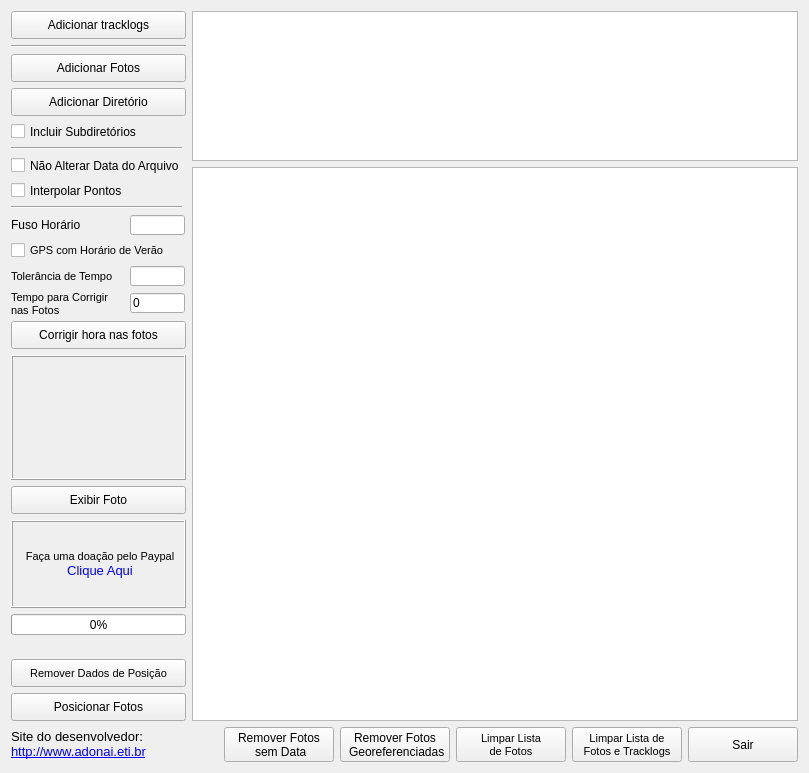
  <widget class="QWidget" name="centralwidget">
   <property name="sizePolicy">
    <sizepolicy hsizetype="Ignored" vsizetype="Ignored">
     <horstretch>0</horstretch>
     <verstretch>0</verstretch>
    </sizepolicy>
   </property>
   <layout class="QGridLayout" name="gridLayout_2">
    <item row="0" column="0">
     <layout class="QGridLayout" name="gridLayout">
      <item row="0" column="0" rowspan="2">
       <layout class="QVBoxLayout" name="verticalLayout">
        <item>
         <widget class="QPushButton" name="pushButtonOpenLogGPS">
          <property name="minimumSize">
           <size>
            <width>175</width>
            <height>28</height>
           </size>
          </property>
          <property name="maximumSize">
           <size>
            <width>175</width>
            <height>28</height>
           </size>
          </property>
          <property name="toolTip">
           <string>&lt;!DOCTYPE HTML PUBLIC &quot;-//W3C//DTD HTML 4.0//EN&quot; &quot;http://www.w3.org/TR/REC-html40/strict.dtd&quot;&gt;
&lt;html&gt;&lt;head&gt;&lt;meta name=&quot;qrichtext&quot; content=&quot;1&quot; /&gt;&lt;style type=&quot;text/css&quot;&gt;
p, li { white-space: pre-wrap; }
&lt;/style&gt;&lt;/head&gt;&lt;body style=&quot; font-family:'MS Shell Dlg 2'; font-size:8.25pt; font-weight:400; font-style:normal;&quot;&gt;
&lt;p style=&quot; margin-top:0px; margin-bottom:0px; margin-left:0px; margin-right:0px; -qt-block-indent:0; text-indent:0px;&quot;&gt;Selecionar arquivos de log de gps exportados pelo &lt;span style=&quot; font-weight:600;&quot;&gt;TrackMaker&lt;/span&gt; no formato &lt;span style=&quot; font-weight:600;&quot;&gt;txt&lt;/span&gt;&lt;/p&gt;&lt;/body&gt;&lt;/html&gt;</string>
          </property>
          <property name="text">
           <string>Adicionar tracklogs</string>
          </property>
          <property name="icon">
           <iconset resource="../resources/resourcesIcon.qrc">
            <normaloff>:/IconesMenu/emblem-draft.png</normaloff>:/IconesMenu/emblem-draft.png</iconset>
          </property>
         </widget>
        </item>
        <item>
         <widget class="Line" name="line_3">
          <property name="minimumSize">
           <size>
            <width>175</width>
            <height>3</height>
           </size>
          </property>
          <property name="maximumSize">
           <size>
            <width>175</width>
            <height>3</height>
           </size>
          </property>
          <property name="orientation">
           <enum>Qt::Horizontal</enum>
          </property>
         </widget>
        </item>
        <item>
         <widget class="QPushButton" name="pushButtonOpenJpeg">
          <property name="sizePolicy">
           <sizepolicy hsizetype="Minimum" vsizetype="Fixed">
            <horstretch>0</horstretch>
            <verstretch>0</verstretch>
           </sizepolicy>
          </property>
          <property name="minimumSize">
           <size>
            <width>175</width>
            <height>28</height>
           </size>
          </property>
          <property name="maximumSize">
           <size>
            <width>175</width>
            <height>28</height>
           </size>
          </property>
          <property name="focusPolicy">
           <enum>Qt::StrongFocus</enum>
          </property>
          <property name="text">
           <string>Adicionar Fotos</string>
          </property>
          <property name="icon">
           <iconset resource="../resources/resourcesIcon.qrc">
            <normaloff>:/IconesMenu/emblem-photos.png</normaloff>:/IconesMenu/emblem-photos.png</iconset>
          </property>
          <property name="iconSize">
           <size>
            <width>16</width>
            <height>16</height>
           </size>
          </property>
         </widget>
        </item>
        <item>
         <widget class="QPushButton" name="pushButtonOpenDirJpeg">
          <property name="minimumSize">
           <size>
            <width>175</width>
            <height>28</height>
           </size>
          </property>
          <property name="maximumSize">
           <size>
            <width>175</width>
            <height>28</height>
           </size>
          </property>
          <property name="text">
           <string>Adicionar Diretório</string>
          </property>
          <property name="icon">
           <iconset resource="../resources/resourcesIcon.qrc">
            <normaloff>:/IconesMenu/oxyblue-folder-new.png</normaloff>:/IconesMenu/oxyblue-folder-new.png</iconset>
          </property>
         </widget>
        </item>
        <item>
         <widget class="QCheckBox" name="checkBoxInclSubdir">
          <property name="enabled">
           <bool>true</bool>
          </property>
          <property name="minimumSize">
           <size>
            <width>175</width>
            <height>19</height>
           </size>
          </property>
          <property name="maximumSize">
           <size>
            <width>175</width>
            <height>19</height>
           </size>
          </property>
          <property name="text">
           <string>Incluir Subdiretórios</string>
          </property>
          <property name="checked">
           <bool>false</bool>
          </property>
         </widget>
        </item>
        <item>
         <widget class="Line" name="line1">
          <property name="minimumSize">
           <size>
            <width>171</width>
            <height>3</height>
           </size>
          </property>
          <property name="maximumSize">
           <size>
            <width>171</width>
            <height>3</height>
           </size>
          </property>
          <property name="orientation">
           <enum>Qt::Horizontal</enum>
          </property>
         </widget>
        </item>
        <item>
         <widget class="QCheckBox" name="checkBoxNaoAlteraDataArquivo">
          <property name="minimumSize">
           <size>
            <width>175</width>
            <height>19</height>
           </size>
          </property>
          <property name="maximumSize">
           <size>
            <width>175</width>
            <height>19</height>
           </size>
          </property>
          <property name="acceptDrops">
           <bool>false</bool>
          </property>
          <property name="text">
           <string>Não Alterar Data do Arquivo   </string>
          </property>
          <property name="checkable">
           <bool>true</bool>
          </property>
         </widget>
        </item>
        <item>
         <widget class="QCheckBox" name="checkBoxInterpolarPontos">
          <property name="minimumSize">
           <size>
            <width>167</width>
            <height>19</height>
           </size>
          </property>
          <property name="maximumSize">
           <size>
            <width>167</width>
            <height>19</height>
           </size>
          </property>
          <property name="text">
           <string>Interpolar Pontos</string>
          </property>
          <property name="checkable">
           <bool>true</bool>
          </property>
         </widget>
        </item>
        <item>
         <widget class="Line" name="line2">
          <property name="minimumSize">
           <size>
            <width>171</width>
            <height>3</height>
           </size>
          </property>
          <property name="maximumSize">
           <size>
            <width>171</width>
            <height>3</height>
           </size>
          </property>
          <property name="orientation">
           <enum>Qt::Horizontal</enum>
          </property>
         </widget>
        </item>
        <item>
         <layout class="QHBoxLayout" name="horizontalLayout_3">
          <property name="sizeConstraint">
           <enum>QLayout::SetMaximumSize</enum>
          </property>
          <item>
           <widget class="QLabel" name="labelFusoHorario">
            <property name="minimumSize">
             <size>
              <width>113</width>
              <height>20</height>
             </size>
            </property>
            <property name="maximumSize">
             <size>
              <width>113</width>
              <height>20</height>
             </size>
            </property>
            <property name="toolTip">
             <string>Fuso horário onde o tracklog do gps foi adquirido, fuso horário oficial de Brasilia é -3:00 hs</string>
            </property>
            <property name="text">
             <string>Fuso Horário</string>
            </property>
            <property name="buddy">
             <cstring>lineEditFusoHorario</cstring>
            </property>
           </widget>
          </item>
          <item>
           <widget class="QLineEdit" name="lineEditFusoHorario">
            <property name="sizePolicy">
             <sizepolicy hsizetype="Fixed" vsizetype="Fixed">
              <horstretch>0</horstretch>
              <verstretch>0</verstretch>
             </sizepolicy>
            </property>
            <property name="minimumSize">
             <size>
              <width>55</width>
              <height>18</height>
             </size>
            </property>
            <property name="maximumSize">
             <size>
              <width>55</width>
              <height>20</height>
             </size>
            </property>
            <property name="inputMask">
             <string notr="true"/>
            </property>
            <property name="text">
             <string notr="true"/>
            </property>
           </widget>
          </item>
         </layout>
        </item>
        <item>
         <widget class="QCheckBox" name="checkBoxHorarioDeVerao">
          <property name="minimumSize">
           <size>
            <width>175</width>
            <height>19</height>
           </size>
          </property>
          <property name="maximumSize">
           <size>
            <width>175</width>
            <height>19</height>
           </size>
          </property>
          <property name="font">
           <font>
            <pointsize>8</pointsize>
           </font>
          </property>
          <property name="toolTip">
           <string>Se o aparelho de GPS estiver operando com o horário de verão, está opção deve ser marcada</string>
          </property>
          <property name="text">
           <string>GPS com Horário de Verão</string>
          </property>
          <property name="checkable">
           <bool>true</bool>
          </property>
         </widget>
        </item>
        <item>
         <layout class="QHBoxLayout" name="horizontalLayout_4">
          <property name="sizeConstraint">
           <enum>QLayout::SetMaximumSize</enum>
          </property>
          <item>
           <widget class="QLabel" name="label_4">
            <property name="minimumSize">
             <size>
              <width>113</width>
              <height>20</height>
             </size>
            </property>
            <property name="maximumSize">
             <size>
              <width>113</width>
              <height>20</height>
             </size>
            </property>
            <property name="font">
             <font>
              <pointsize>8</pointsize>
             </font>
            </property>
            <property name="toolTip">
             <string>Maior diferença de tempo entre o horario das coordenadas do GPS e o horário que a foto foi tirada, tempo em segundos</string>
            </property>
            <property name="text">
             <string>Tolerância de Tempo</string>
            </property>
            <property name="buddy">
             <cstring>lineEditToleranciaTempo</cstring>
            </property>
           </widget>
          </item>
          <item>
           <widget class="QLineEdit" name="lineEditToleranciaTempo">
            <property name="sizePolicy">
             <sizepolicy hsizetype="Fixed" vsizetype="Fixed">
              <horstretch>0</horstretch>
              <verstretch>0</verstretch>
             </sizepolicy>
            </property>
            <property name="minimumSize">
             <size>
              <width>55</width>
              <height>18</height>
             </size>
            </property>
            <property name="maximumSize">
             <size>
              <width>55</width>
              <height>20</height>
             </size>
            </property>
            <property name="inputMask">
             <string notr="true"/>
            </property>
            <property name="text">
             <string notr="true"/>
            </property>
           </widget>
          </item>
         </layout>
        </item>
        <item>
         <layout class="QHBoxLayout" name="horizontalLayout_5">
          <property name="sizeConstraint">
           <enum>QLayout::SetMaximumSize</enum>
          </property>
          <item>
           <widget class="QLabel" name="label_5">
            <property name="minimumSize">
             <size>
              <width>113</width>
              <height>23</height>
             </size>
            </property>
            <property name="maximumSize">
             <size>
              <width>113</width>
              <height>23</height>
             </size>
            </property>
            <property name="font">
             <font>
              <pointsize>8</pointsize>
             </font>
            </property>
            <property name="toolTip">
             <string>&lt;!DOCTYPE HTML PUBLIC &quot;-//W3C//DTD HTML 4.0//EN&quot; &quot;http://www.w3.org/TR/REC-html40/strict.dtd&quot;&gt;
&lt;html&gt;&lt;head&gt;&lt;meta name=&quot;qrichtext&quot; content=&quot;1&quot; /&gt;&lt;style type=&quot;text/css&quot;&gt;
p, li { white-space: pre-wrap; }
&lt;/style&gt;&lt;/head&gt;&lt;body style=&quot; font-family:'MS Shell Dlg 2'; font-size:8.25pt; font-weight:400; font-style:normal;&quot;&gt;
&lt;p style=&quot; margin-top:0px; margin-bottom:0px; margin-left:0px; margin-right:0px; -qt-block-indent:0; text-indent:0px;&quot;&gt;&lt;span style=&quot; font-size:8pt;&quot;&gt;Tempo em segundos que a hora das fotos está adiantado em relação a hora do tracklog,&lt;/span&gt;&lt;/p&gt;
&lt;p style=&quot; margin-top:0px; margin-bottom:0px; margin-left:0px; margin-right:0px; -qt-block-indent:0; text-indent:0px;&quot;&gt;&lt;span style=&quot; font-size:8pt;&quot;&gt;Ex: hora da foto 13:20:23 e o tempo que você verificou no tracklog está marcando 13:20:10, você deve colocar -13 segundos para que o tempo nas fotos fiquem iguais aos pontos obtidos pelo GPS.&lt;/span&gt;&lt;/p&gt;&lt;/body&gt;&lt;/html&gt;</string>
            </property>
            <property name="text">
             <string>Tempo para Corrigir nas Fotos</string>
            </property>
            <property name="wordWrap">
             <bool>true</bool>
            </property>
            <property name="buddy">
             <cstring>lineEditCorrecaoTempoFotos</cstring>
            </property>
           </widget>
          </item>
          <item>
           <widget class="QLineEdit" name="lineEditCorrecaoTempoFotos">
            <property name="sizePolicy">
             <sizepolicy hsizetype="Fixed" vsizetype="Fixed">
              <horstretch>0</horstretch>
              <verstretch>0</verstretch>
             </sizepolicy>
            </property>
            <property name="minimumSize">
             <size>
              <width>55</width>
              <height>18</height>
             </size>
            </property>
            <property name="maximumSize">
             <size>
              <width>55</width>
              <height>20</height>
             </size>
            </property>
            <property name="inputMask">
             <string notr="true"/>
            </property>
            <property name="text">
             <string notr="true">0</string>
            </property>
           </widget>
          </item>
         </layout>
        </item>
        <item>
         <widget class="QPushButton" name="pushButtonCorrigirHoraFotos">
          <property name="minimumSize">
           <size>
            <width>175</width>
            <height>28</height>
           </size>
          </property>
          <property name="maximumSize">
           <size>
            <width>175</width>
            <height>28</height>
           </size>
          </property>
          <property name="font">
           <font>
            <pointsize>9</pointsize>
           </font>
          </property>
          <property name="text">
           <string>Corrigir hora nas fotos</string>
          </property>
          <property name="icon">
           <iconset resource="../resources/resourcesIcon.qrc">
            <normaloff>:/IconesMenu/document-open-recent.png</normaloff>:/IconesMenu/document-open-recent.png</iconset>
          </property>
         </widget>
        </item>
        <item>
         <widget class="TrataEventoLabelThumbnail" name="labelThumbnail">
          <property name="minimumSize">
           <size>
            <width>175</width>
            <height>125</height>
           </size>
          </property>
          <property name="maximumSize">
           <size>
            <width>175</width>
            <height>125</height>
           </size>
          </property>
          <property name="frameShape">
           <enum>QFrame::Box</enum>
          </property>
          <property name="frameShadow">
           <enum>QFrame::Raised</enum>
          </property>
          <property name="lineWidth">
           <number>1</number>
          </property>
          <property name="midLineWidth">
           <number>0</number>
          </property>
          <property name="text">
           <string/>
          </property>
          <property name="alignment">
           <set>Qt::AlignCenter</set>
          </property>
         </widget>
        </item>
        <item>
         <widget class="QPushButton" name="pushButtonExibirFoto">
          <property name="minimumSize">
           <size>
            <width>175</width>
            <height>28</height>
           </size>
          </property>
          <property name="maximumSize">
           <size>
            <width>175</width>
            <height>29</height>
           </size>
          </property>
          <property name="text">
           <string>Exibir Foto</string>
          </property>
         </widget>
        </item>
        <item>
         <widget class="TrataEventoLabelPaypal" name="labelPaypal">
          <property name="minimumSize">
           <size>
            <width>175</width>
            <height>88</height>
           </size>
          </property>
          <property name="maximumSize">
           <size>
            <width>175</width>
            <height>88</height>
           </size>
          </property>
          <property name="toolTip">
           <string>Clique aqui para fazer uma doação ao desenvolvedor do software</string>
          </property>
          <property name="frameShape">
           <enum>QFrame::Box</enum>
          </property>
          <property name="frameShadow">
           <enum>QFrame::Raised</enum>
          </property>
          <property name="text">
           <string>&lt;!DOCTYPE HTML PUBLIC &quot;-//W3C//DTD HTML 4.0//EN&quot; &quot;http://www.w3.org/TR/REC-html40/strict.dtd&quot;&gt;
&lt;html&gt;&lt;head&gt;&lt;meta name=&quot;qrichtext&quot; content=&quot;1&quot; /&gt;&lt;style type=&quot;text/css&quot;&gt;
p, li { white-space: pre-wrap; }
&lt;/style&gt;&lt;/head&gt;&lt;body style=&quot; font-family:'Verdana'; font-size:8pt; font-weight:400; font-style:normal;&quot;&gt;
&lt;p align=&quot;center&quot; style=&quot; margin-top:0px; margin-bottom:0px; margin-left:0px; margin-right:0px; -qt-block-indent:0; text-indent:0px;&quot;&gt;&lt;span style=&quot; font-family:'MS Shell Dlg 2';&quot;&gt;Faça uma doação pelo Paypal&lt;/span&gt;&lt;/p&gt;
&lt;p align=&quot;center&quot; style=&quot; margin-top:0px; margin-bottom:0px; margin-left:0px; margin-right:0px; -qt-block-indent:0; text-indent:0px;&quot;&gt;&lt;img src=&quot;:/IconesMenu/paypal.gif&quot; /&gt;&lt;/p&gt;
&lt;p align=&quot;center&quot; style=&quot; margin-top:0px; margin-bottom:0px; margin-left:0px; margin-right:0px; -qt-block-indent:0; text-indent:0px;&quot;&gt;&lt;span style=&quot; font-family:'MS Shell Dlg 2'; font-size:10pt; color:#0000ff;&quot;&gt;Clique Aqui&lt;/span&gt;&lt;/p&gt;&lt;/body&gt;&lt;/html&gt;</string>
          </property>
         </widget>
        </item>
        <item>
         <widget class="QProgressBar" name="progressBar">
          <property name="enabled">
           <bool>true</bool>
          </property>
          <property name="sizePolicy">
           <sizepolicy hsizetype="Preferred" vsizetype="Preferred">
            <horstretch>0</horstretch>
            <verstretch>0</verstretch>
           </sizepolicy>
          </property>
          <property name="minimumSize">
           <size>
            <width>175</width>
            <height>21</height>
           </size>
          </property>
          <property name="maximumSize">
           <size>
            <width>175</width>
            <height>21</height>
           </size>
          </property>
          <property name="value">
           <number>0</number>
          </property>
          <property name="textVisible">
           <bool>true</bool>
          </property>
          <property name="orientation">
           <enum>Qt::Horizontal</enum>
          </property>
         </widget>
        </item>
        <item>
         <spacer name="verticalSpacer_2">
          <property name="orientation">
           <enum>Qt::Vertical</enum>
          </property>
          <property name="sizeHint" stdset="0">
           <size>
            <width>173</width>
            <height>18</height>
           </size>
          </property>
         </spacer>
        </item>
        <item>
         <widget class="QPushButton" name="pushButtonRemoverDadosExif">
          <property name="minimumSize">
           <size>
            <width>175</width>
            <height>28</height>
           </size>
          </property>
          <property name="maximumSize">
           <size>
            <width>175</width>
            <height>28</height>
           </size>
          </property>
          <property name="font">
           <font>
            <pointsize>8</pointsize>
           </font>
          </property>
          <property name="text">
           <string>Remover Dados de Posição</string>
          </property>
          <property name="icon">
           <iconset resource="../resources/resourcesIcon.qrc">
            <normaloff>:/IconesMenu/list-remove.png</normaloff>:/IconesMenu/list-remove.png</iconset>
          </property>
          <property name="iconSize">
           <size>
            <width>16</width>
            <height>16</height>
           </size>
          </property>
         </widget>
        </item>
        <item>
         <widget class="QPushButton" name="pushButtonPosicionarFotos">
          <property name="minimumSize">
           <size>
            <width>175</width>
            <height>28</height>
           </size>
          </property>
          <property name="maximumSize">
           <size>
            <width>175</width>
            <height>28</height>
           </size>
          </property>
          <property name="text">
           <string>Posicionar Fotos</string>
          </property>
          <property name="icon">
           <iconset resource="../resources/resourcesIcon.qrc">
            <normaloff>:/IconesMenu/filefind.png</normaloff>:/IconesMenu/filefind.png</iconset>
          </property>
          <property name="iconSize">
           <size>
            <width>16</width>
            <height>16</height>
           </size>
          </property>
         </widget>
        </item>
       </layout>
      </item>
      <item row="0" column="1" colspan="7">
       <widget class="QTableWidget" name="tableWidgetLogGps">
        <property name="minimumSize">
         <size>
          <width>350</width>
          <height>100</height>
         </size>
        </property>
        <property name="maximumSize">
         <size>
          <width>16777215</width>
          <height>150</height>
         </size>
        </property>
        <property name="editTriggers">
         <set>QAbstractItemView::NoEditTriggers</set>
        </property>
       </widget>
      </item>
      <item row="1" column="1" colspan="7">
       <widget class="QTableWidget" name="tableWidgetJpeg">
        <property name="minimumSize">
         <size>
          <width>350</width>
          <height>421</height>
         </size>
        </property>
        <property name="contextMenuPolicy">
         <enum>Qt::ActionsContextMenu</enum>
        </property>
        <property name="acceptDrops">
         <bool>true</bool>
        </property>
        <property name="editTriggers">
         <set>QAbstractItemView::NoEditTriggers</set>
        </property>
        <property name="dragDropMode">
         <enum>QAbstractItemView::NoDragDrop</enum>
        </property>
        <property name="sortingEnabled">
         <bool>true</bool>
        </property>
       </widget>
      </item>
      <item row="2" column="0" colspan="2">
       <widget class="QLabel" name="label_6">
        <property name="text">
         <string>&lt;!DOCTYPE HTML PUBLIC &quot;-//W3C//DTD HTML 4.0//EN&quot; &quot;http://www.w3.org/TR/REC-html40/strict.dtd&quot;&gt;
&lt;html&gt;&lt;head&gt;&lt;meta name=&quot;qrichtext&quot; content=&quot;1&quot; /&gt;&lt;style type=&quot;text/css&quot;&gt;
p, li { white-space: pre-wrap; }
&lt;/style&gt;&lt;/head&gt;&lt;body style=&quot; font-family:'MS Shell Dlg 2'; font-size:8.25pt; font-weight:400; font-style:normal;&quot;&gt;
&lt;p style=&quot; margin-top:0px; margin-bottom:0px; margin-left:0px; margin-right:0px; -qt-block-indent:0; text-indent:0px;&quot;&gt;&lt;span style=&quot; font-family:'Verdana'; font-size:10pt;&quot;&gt;Site do desenvolvedor:&lt;/span&gt;&lt;/p&gt;
&lt;p style=&quot; margin-top:0px; margin-bottom:0px; margin-left:0px; margin-right:0px; -qt-block-indent:0; text-indent:0px;&quot;&gt;&lt;a href=&quot;http://www.adonai.eti.br&quot;&gt;&lt;span style=&quot; font-size:10pt; text-decoration: underline; color:#0000ff;&quot;&gt;http://www.adonai.eti.br&lt;/span&gt;&lt;/a&gt;&lt;/p&gt;&lt;/body&gt;&lt;/html&gt;</string>
        </property>
       </widget>
      </item>
      <item row="2" column="2">
       <spacer name="horizontalSpacer">
        <property name="orientation">
         <enum>Qt::Horizontal</enum>
        </property>
        <property name="sizeHint" stdset="0">
         <size>
          <width>20</width>
          <height>20</height>
         </size>
        </property>
       </spacer>
      </item>
      <item row="2" column="5">
       <widget class="QPushButton" name="pushButtonLimparListaArquivosImagens">
        <property name="minimumSize">
         <size>
          <width>110</width>
          <height>35</height>
         </size>
        </property>
        <property name="maximumSize">
         <size>
          <width>110</width>
          <height>35</height>
         </size>
        </property>
        <property name="font">
         <font>
          <pointsize>8</pointsize>
         </font>
        </property>
        <property name="text">
         <string>Limpar Lista 
de Fotos</string>
        </property>
       </widget>
      </item>
      <item row="2" column="6">
       <widget class="QPushButton" name="pushButtonLimparListaArquivos">
        <property name="minimumSize">
         <size>
          <width>110</width>
          <height>33</height>
         </size>
        </property>
        <property name="maximumSize">
         <size>
          <width>110</width>
          <height>35</height>
         </size>
        </property>
        <property name="font">
         <font>
          <pointsize>8</pointsize>
          <italic>false</italic>
          <underline>false</underline>
          <strikeout>false</strikeout>
          <stylestrategy>PreferAntialias</stylestrategy>
          <kerning>true</kerning>
         </font>
        </property>
        <property name="mouseTracking">
         <bool>false</bool>
        </property>
        <property name="acceptDrops">
         <bool>true</bool>
        </property>
        <property name="text">
         <string>Limpar Lista de
Fotos e Tracklogs</string>
        </property>
       </widget>
      </item>
      <item row="2" column="7">
       <widget class="QPushButton" name="pushButtonFechar">
        <property name="minimumSize">
         <size>
          <width>110</width>
          <height>35</height>
         </size>
        </property>
        <property name="maximumSize">
         <size>
          <width>110</width>
          <height>35</height>
         </size>
        </property>
        <property name="text">
         <string>Sair</string>
        </property>
        <property name="icon">
         <iconset resource="../resources/resourcesIcon.qrc">
          <normaloff>:/IconesMenu/error.png</normaloff>:/IconesMenu/error.png</iconset>
        </property>
       </widget>
      </item>
      <item row="2" column="4">
       <widget class="QPushButton" name="pushButtonRemoveGeoref">
        <property name="minimumSize">
         <size>
          <width>110</width>
          <height>35</height>
         </size>
        </property>
        <property name="maximumSize">
         <size>
          <width>110</width>
          <height>35</height>
         </size>
        </property>
        <property name="text">
         <string>Remover Fotos 
 Georeferenciadas</string>
        </property>
       </widget>
      </item>
      <item row="2" column="3">
       <widget class="QPushButton" name="pushButtonRemoveFileNoDate">
        <property name="minimumSize">
         <size>
          <width>110</width>
          <height>35</height>
         </size>
        </property>
        <property name="maximumSize">
         <size>
          <width>110</width>
          <height>35</height>
         </size>
        </property>
        <property name="text">
         <string>Remover Fotos 
 sem Data</string>
        </property>
       </widget>
      </item>
     </layout>
    </item>
   </layout>
  </widget>
